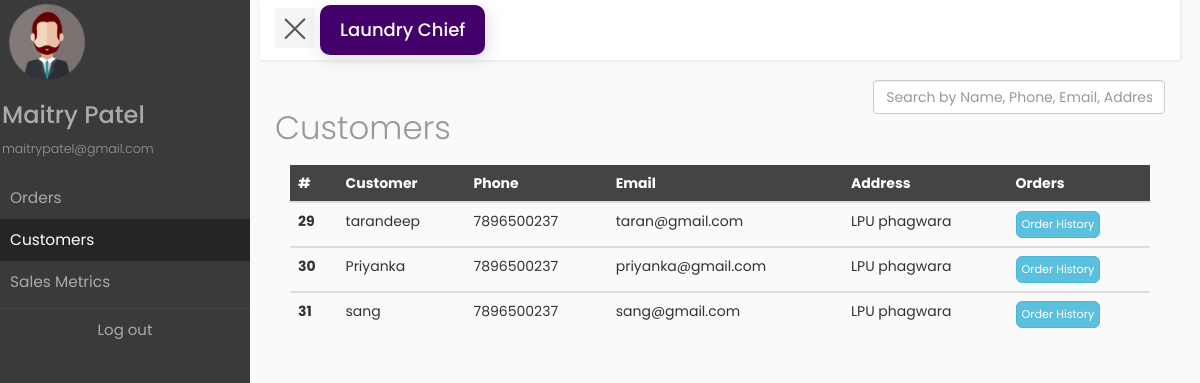
Page /../dashboard/customers (signed in) on the committed database.
### home/models.py (models this page shows, shortened)
class CustomUser(AbstractUser):
    age = models.PositiveIntegerField(null=True, blank=True)

### dashboard/models.py (models this page shows, shortened)
class Customer(models.Model):
	cust_name = models.CharField(max_length = 120)
	cust_email = models.EmailField(max_length = 120)
	cust_phone = models.CharField(max_length=10)
	cust_address = models.CharField(max_length = 250)
	added_on = models.DateTimeField(auto_now_add=True)

### dashboard/views.py (the view)
# urls.py: path('customers', views.customers, name='customers'),
def customers(request):																				#Customer page view
	customerList = Customer.objects.all()
	return render(request, 'dashboard/customers.html', {'customerList' : customerList})

### dashboard/templates/dashboard/customers.html (shortened to what this page needs)
{% load static %}
{% load widget_tweaks %}
<!doctype html>
<html lang="en">
<head>
    <link rel="stylesheet" href="https://maxcdn.bootstrapcdn.com/bootstrap/3.4.0/css/bootstrap.min.css" />
    <link rel="stylesheet" href="http://code.jquery.com/ui/1.8.18/themes/base/jquery-ui.css" type="text/css" media="all" />
    <link rel = "stylesheet" href = "{% static 'css/dashboard.css' %}">
    <link href = "{% static '/css/smart_cart.min.css' %}" rel="stylesheet" type="text/css" />
</head>
{% if user.is_authenticated %}
<body>
    <div class="wrapper">
        <nav id="sidebar">
            <div class="sidebar-header">
                <span style="padding: 5px"><img src="{% static 'assets/male.png' %}" style="width: 80px; height: 80px"></span>
                <h3>{{ user.first_name }} {{user.last_name }}</h3>
                <p>{{ user.email }} </p>
            </div>
            <ul class="list-unstyled components">
                <li><a href="{% url 'dashboard' %}">Orders</a></li>
                <li class="active"><a href="{% url 'customers' %}">Customers</a></li>
                <li><a href="{% url 'salesMetrics' %}">Sales Metrics</a></li>
            </ul>
            <ul class="list-unstyled sidebar-bottom" style="text-align: center;">
                <li><a href="{% url 'logout' %}" >Log out</a></li>
            </ul>
        </nav>
        <div id="content">
            <nav class="navbar navbar-expand-lg navbar-light bg-light p-0 mt-0">
                <div class="container-fluid">
                    <button type="button" id="sidebarCollapse" class="navbar-btn" style="float: left;">
                        <span></span>
                    </button>
                    <div class="navbar-brand-container">
                        <h2 class="navbar-brand">Laundry Chief</h2>
                    </div>
                </div>
            </nav>
            <div class="container-fluid">
                <div class="row">
                    <div class="col-md-4">
                        <h1><p>Customers</p></h1>
                    </div>
                    <div class="col-md-8">
                        <input type="text" id="search" class="col-sm-4 form-control" style="float:right;width:50%;right:0" placeholder="Search by Name, Phone, Email, Address.."/>
                    </div>
                </div>
                <div class="container-fluid" style="overflow-y:scroll;max-height: 500px">
                    <table class="table" >
                        <thead class="thead-dark" style="background-color: #444; color: white">
                            <tr>
                                <th scope="col">#</th>
                                <th scope="col">Customer</th>
                                <th scope="col">Phone</th>
                                <th scope="col">Email</th>
                                <th scope="col">Address</th>
                                <th scope="col">Orders</th>
                            </tr>
                        </thead>
                        {% for customer in customerList %}
                        <tbody>
                            <tr>
                                <th scope="row">{{ customer.id }}</th>
                                <td id="name-data">{{ customer.cust_name }}</td>
                                <td>{{ customer.cust_phone }}</td>
                                <td>{{ customer.cust_email }}</td>
                                <td>{{ customer.cust_address }}</td>
                                <td><button type="button" id="orderHistoryButton" class="btn btn-info btn-lg" data-catid="{{customer.cust_name}}" data-toggle="modal" data-target="#myModal" style="font-size: 0.8em;padding:5px">Order History</button></td>
                            </tr>
                        </tbody>
                        {% endfor %}
                    </table>
                </div>
            </div>
        </div>
    </div>
</body>
{% else %}
<body>
    <div class="container-fluid">
        <h1>Ooops. you need to log in first</h1><a href="{% url 'login' %}"<button class="btn btn-primary"></button>Login Here</a>
    </div>
</body>
{% endif %}
</html>

### dashboard/static/css/dashboard.css (style rules this page uses)
body { font-family: 'Poppins', sans-serif; background: #fafafa; }
p { font-family: 'Poppins', sans-serif; font-size: 0.9em; font-weight: 300; line-height: 1.7em; color: #999; }
a, a:hover, a:focus { color: inherit; text-decoration: none; transition: all 0.3s; }
.navbar { top: 0px; background: #fff; border: none; border-radius: 0; margin-bottom: 20px; box-shadow: 1px 1px 3px rgba(0, 0, 0, 0.1); }
.navbar-btn { box-shadow: none; outline: none !important; border: none; margin-right: 20px; }
.navbar-brand { display: block; background-color: #44006a; border-radius: 10px; padding-left: 20px; padding-right:20px; box-shadow: 2px 5px 18px #ddd; margin:5px; }
.navbar-brand { color: white; }
.wrapper { display: flex; width: 100%; align-items: stretch; perspective: 1500px; }
#sidebar { min-width: 250px; max-width: 250px; background: #7386D5; color: #aaa; transition: all 0.6s cubic-bezier(0.945, 0.020, 0.270, 0.665); transform-origin: bottom left; background-color: #3a3a3a; }
#sidebar .sidebar-header { padding: 2px; }
#sidebar ul.components { padding: 5px 0; border-bottom: 1px solid #444; }
#sidebar ul.components li a { padding: 10px; font-size: 1.1em; display: block; }
#sidebar ul.components li.active > a, a[aria-expanded="true"] { color: #fff; background: #252525; }
.sidebar-bottom a { font-size: 15px; }
#content { width: 100%; padding-left: 10px; padding-right: 20px; min-height: 100vh; transition: all 0.3s; }
#sidebarCollapse { width: 40px; height: 40px; background: #f5f5f5; cursor: pointer; }
#sidebarCollapse span { width: 100%; height: 2px; margin: 0 auto; display: block; background: #555; transition: all 0.8s cubic-bezier(0.810, -0.330, 0.345, 1.375); transition-delay: 0.2s; }
#sidebarCollapse span:last-of-type { transform: rotate(-45deg) translate(1px, -1px); }

### rows in the picture
CustomUser: first_name "Maitry", last_name "Patel", email "maitrypatel@gmail.com"
Customer: id "29", cust_name "tarandeep", cust_phone "7896500237", cust_email "taran@gmail.com", cust_address "LPU phagwara"
Customer: id "30", cust_name "Priyanka", cust_phone "7896500237", cust_email "priyanka@gmail.com", cust_address "LPU phagwara"
Customer: id "31", cust_name "sang", cust_phone "7896500237", cust_email "sang@gmail.com", cust_address "LPU phagwara"
